Frame 1 (no input): blank canvas, image omitted
Frame 60 (the mouse pressed at the canvas centre just before this capture): blank canvas, image omitted
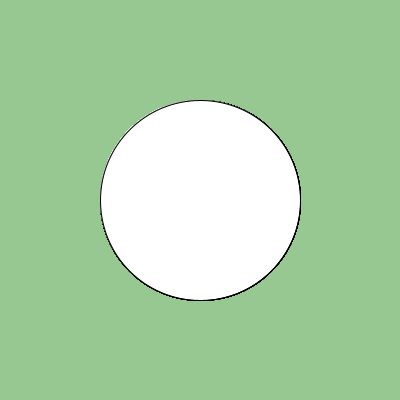
Frame 120 (the mouse held since frame 60 and released just before this capture)

The Processing sketch whose frames 1 and 60 were blank and that drew this single picture after the mouse press (run headless with seeded random() and noise(); from frame 60 on, the mouse is pressed at the canvas centre):

// Processing sketch: Setup_Draw_1
// ── Setup_Draw_1.pde
int a=400;
int b=400;


public void setup()
{
   size(400,400); 
  background(152, 200, 145); 
   }

public void draw()
{
  ellipse(a/2,b/2,mouseX,mouseY); 
}
